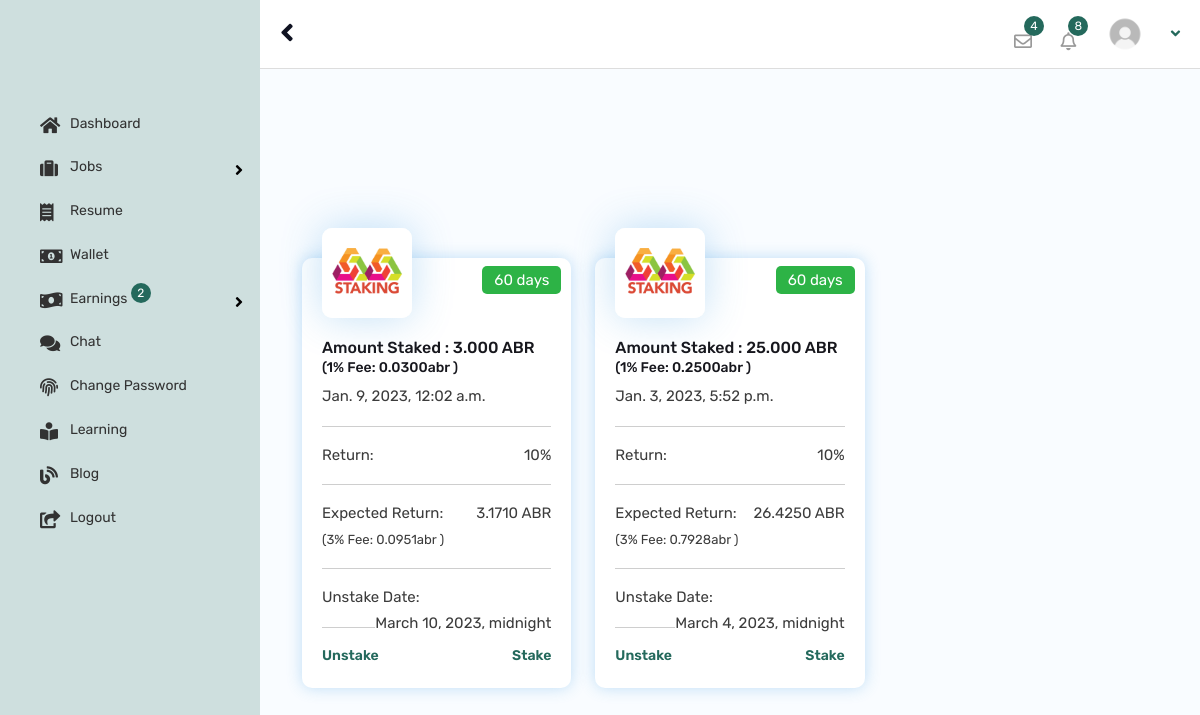
The app's page /stake/my-stakes/ (signed in) with its own data.
### app_user/models.py (models this page shows, shortened)
class AppUser(models.Model):
    qr_photo = models.FileField(upload_to='account_files/profile_photos/', blank=True, default="default_files/default_face.jpg")
    user = models.OneToOneField(User, on_delete=models.CASCADE)
    account_type = models.CharField(default="candidate",max_length=10)
    cprofile_status = models.BooleanField(default=False)
    cv = models.FileField(upload_to='account_files/profile_photos/', blank=True, default="default_files/default_face.jpg")
    profile_photo = models.FileField(upload_to='account_files/profile_photos/', blank=True, default="default_files/default_face.jpg")
    address = models.TextField(default=" ")
    country = models.CharField(default=" ",max_length=100)
    postcode = models.CharField(default=" ",max_length=100, blank=True, null=True)
    language = models.CharField(default=" ",max_length=100, blank=True, null=True)
    job_category = models.CharField(default=" ",max_length=100, blank=True, null=True)
    city = models.CharField(default=" ",max_length=100, blank=True, null=True)
    experience = models.CharField(default=" ",max_length=100, blank=True, null=True)
    current_salary = models.CharField(default=" ",max_length=100, blank=True, null=True)
    expected_salary = models.CharField(default=" ",max_length=100, blank=True, null=True)
    phone_no = models.CharField(default=" ",max_length=15)
    age = models.CharField(default="dd/mm/yyyy",max_length=55)
    gender = models.CharField(default=" ",max_length=10)
    facebook_link = models.CharField(default="",max_length=100, blank=True, null=True)
    twitter_link = models.CharField(default="",max_length=100, blank=True, null=True)
    instagram_link = models.CharField(default="",max_length=100, blank=True, null=True)
    linkedin_link = models.CharField(default="",max_length=100, blank=True, null=True)
    github_link = models.CharField(default="",max_length=100, blank=True, null=True)
    discord_link = models.CharField(default="",max_length=100, blank=True, null=True)
    agency_name = models.CharField(default="",max_length=30, null=True)
    rank = models.CharField(default="1",max_length=30, null=True)
    ranks = models.CharField(default="1",max_length=30, null=True)
    rankers = models.CharField(default="1",max_length=30, null=True)
    charge = models.CharField(default="0",max_length=30, null=True)
    bio = models.TextField(default="This agency have not updated their bio..", null=True)
    agency_logo = models.FileField(upload_to='account_files/profile_photos/', blank=True, default="default_files/default_face.jpg")
    resume = models.ForeignKey(Resume, on_delete=models.CASCADE, null=True)
    otp_code = models.CharField(default="none",max_length=10)
    ec_status = models.BooleanField(default=False)
    status = models.BooleanField(default=False)
    wallet_address = models.CharField(default="null",max_length=100)
    wallet_key = models.CharField(default="null",max_length=100)
    pub_date = models.DateTimeField(default=timezone.now)

### stake/models.py (models this page shows, shortened)
class Stake(models.Model):
	app_user = models.ForeignKey(AppUser, on_delete=models.CASCADE)
	amount = models.FloatField(default=0)
	duration = models.IntegerField(default=0)
	returns = models.FloatField(default=0)
	amount_tax = models.FloatField(default=0)
	returns_tax = models.FloatField(default=0)
	total_tax = models.FloatField(default=0)
	payment_hash = models.CharField(default="none", max_length=50)
	payment_status = models.BooleanField(default=False)
	payment_confirmation_status = models.BooleanField(default=False)
	request_payment_status = models.BooleanField(default=False)
	closed_status = models.BooleanField(default=False)
	due_date = models.DateTimeField(default=timezone.now)
	pub_date = models.DateTimeField(default=timezone.now)

### stake/views.py (the view, shortened to what this page needs)
# urls.py: path("my-stakes/", views.MyStakesView, name="my_stakes"),
@login_required(login_url='/app/sign-up/')
def MyStakesView(request):
    app_user = AppUser.objects.get(user__pk=request.user.id)
    if request.method == "POST":
        pass
    else:
        my_stakes = Stake.objects.filter(app_user=app_user).order_by('-pub_date')
        from datetime import datetime
        if len(my_stakes) > 0:
            stake = my_stakes.last()
            last_date = datetime(int(str(stake.due_date)[:4]), int(str(stake.due_date)[5:7]), int(str(stake.due_date)[8:10]))
            launch_date = datetime(2022, 8, 16)
            if last_date > launch_date or last_date == launch_date:
                return_checker = "10%"
            else:
                return_checker = "25%"
        else:
            return_checker = None
        context = {"my_stakes": my_stakes, "app_user": app_user, "wallet_address": app_user.wallet_address, "1_per": 0.01, "3_per": 0.03, "return_checker":return_checker}
        return render(request, "stake/mystakes.html", context)

### stake/templates/stake/mystakes.html (shortened to what this page needs)
{% extends 'app_user/auth_base.html' %}
{% load static %}
{% load humanize %}
{% block content %}
{% include "app_user/header.html" %}
{% include "app_user/sidebar.html" %}
            <div id="content">
            <div class="content-admin-main">
                <div class="container">
                    <div class="row">
                        <div class="col-lg-12 col-md-12">
                            <br><br><br><br><br>
                            <div class="row">
                                {% if my_stakes %}
                    				{% for item in my_stakes %}
                                <div class="col-lg-4 col-md-12 m-b30">
                                    <div class="twm-jobs-grid-style1">
                                        <div class="twm-media">
                                            <img src="{% static 'assets/images/stake.png' %}" alt="#">
                                        </div>
                                        <div class="twm-jobs-category green"><span class="twm-bg-green">{{ item.duration }} days</span></div>
                                        <div class="twm-mid-content">
                                            <a href="job-detail.html" class="twm-job-title">
                                                <h5>Amount Staked : {{ item.amount|floatformat:3|intcomma }} ABR<br /><small>(1% Fee: {{ item.amount_tax|floatformat:4|intcomma }}abr )</small></h5>
                                            </a>
                                            <p>{{ item.pub_date }}</p>
                                            <hr>
                                            <p class="twm-job-address">Return: <span style="float: right;">{% if item.duration == 60 %}
                                        								{{ return_checker }}
                                      										{% else %}
                                        									None%
                                      									{% endif %}</span>
                                      		</p>
                                            <hr>
                                      		<p class="twm-job-address">Expected Return:  <span style="float: right;">{{ item.returns|floatformat:4|intcomma }} ABR </span><br> <small>
                                      			(3% Fee: {{ item.returns_tax|floatformat:4|intcomma }}abr )
                                      		</small>
                                      		</p>
                                            <hr>
                                            <p class="twm-jobs-amount">Unstake Date: <span style="float: right;">{{ item.due_date }}</span></p>
                                            <hr>
                                        </div>
                                        <div class="twm-right-content">
                                            <a href="{% url 'staking:request_payment' item.id %}" class="twm-jobs-browse site-text-primary">Unstake</a>
                                            <a href="{% url 'staking:index' %}" class="twm-jobs-browse site-text-primary">Stake</a>
                                        </div>
                                    </div>
                                </div>
                                {% endfor %}
                                {% endif %}
                            </div>
                        </div>
                    </div>
                </div>
            </div>
        </div>
{% endblock %}

### app_user/templates/app_user/header.html (shortened to what this page needs)
{% load static %}
        <header id="header-admin-wrap" class="header-admin-fixed">
            <div id="header-admin">
                <div class="container">
                    <div class="header-left">
                        <div class="nav-btn-wrap">
                            <a class="nav-btn-admin" id="sidebarCollapse">
                                <span class="fa fa-angle-left"></span>
                            </a>
                        </div>
                    </div>
                    <div class="header-right">
                        <ul class="header-widget-wrap">
                            <li class="header-widget dashboard-message-dropdown">
                                <div class="dropdown">
                                    <a href="javascript:;" class="dropdown-toggle jobzilla-admin-messange" id="ID-MSG_dropdown" data-bs-toggle="dropdown">
                                        <i class="far fa-envelope"></i>
                                        <span class="notification-animate">4</span>
                                    </a>
                                </div>
                            </li>
                            <li class="header-widget dashboard-noti-dropdown">
                                <div class="dropdown">
                                    <a  href="javascript:;" class="dropdown-toggle jobzilla-admin-notification" id="ID-NOTI_dropdown" data-bs-toggle="dropdown">
                                        <i class="far fa-bell"></i>
                                        <span class="notification-animate">8</span>
                                    </a>
                                </div>
                            </li>
                            <li class="header-widget">
                                <div class="dashboard-user-section">
                                    <div class="listing-user">
                                        <div class="dropdown">
                                            <a href="javascript:;" class="dropdown-toggle" id="ID-ACCOUNT_dropdown" data-bs-toggle="dropdown">
                                                <div class="user-name text-black">
                                                    <span>
                                                        <img src="{{ app_user.profile_photo.url }}" alt="">
                                                    </span>{{ app_user.user.first_name }} {{ app_user.user.last_name }}
                                                </div>
                                            </a>
                                        </div>
                                    </div>
                               </div>
                            </li>
                        </ul>
                    </div>
                </div>
            </div>
        </header>

### records on screen
AppUser: profile_photo (placeholder picture)
Stake: duration "60", amount "3.000", amount_tax "0.0300", pub_date "Jan. 9, 2023, 12:02 a.m.", return_checker "10%", returns "3.1710", returns_tax "0.0951", due_date "March 10, 2023, midnight"
Stake: duration "60", amount "25.000", amount_tax "0.2500", pub_date "Jan. 3, 2023, 5:52 p.m.", return_checker "10%", returns "26.4250", returns_tax "0.7928", due_date "March 4, 2023, midnight"
